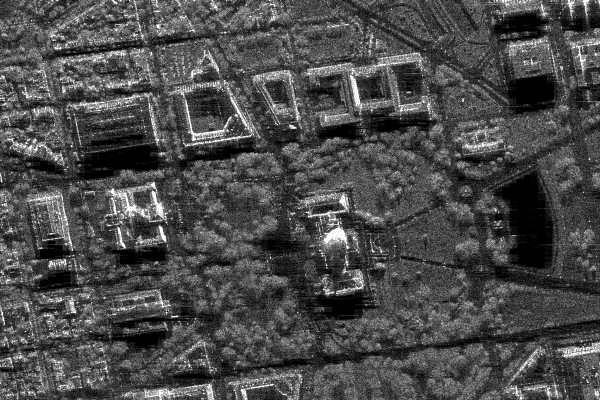
#> input picture sar_1_gray.jpg, 600 x 400 px
$ jupyter execute practice1_copy.ipynb
#> lines starting #> are read from the running program, lines starting #| are printed output that depends on the picture; long printed decimals are rounded
[cell 1]
import numpy as np
import cv2
import matplotlib.pyplot as plt
from skimage.metrics import structural_similarity, mean_squared_error

[cell 2]
# №1
image = cv2.imread('sar_1_gray.jpg')
#> image is the input picture: shape (400, 600, 3); min 0, max 255, mean 74.9
plt.imshow(image)

[cell 3]
# №2
histSize = 256
histRange = (0, 256)
accumulate = False

b_hist = cv2.calcHist([image], [0], None, [histSize], histRange, accumulate=accumulate)
#> b_hist = 256 values, max 3786 at index 1, min 40 at index 251, mean 937.5
plt.plot(b_hist)
#> figure, not shown here; curve peaks at x = 1, y = 3786

[cell 4]
# №3
def gamma_correct(img, gamma_pow) :
#> called with gamma_pow = 0.5
    img = img / 255.0
    result = np.power(img, gamma_pow)
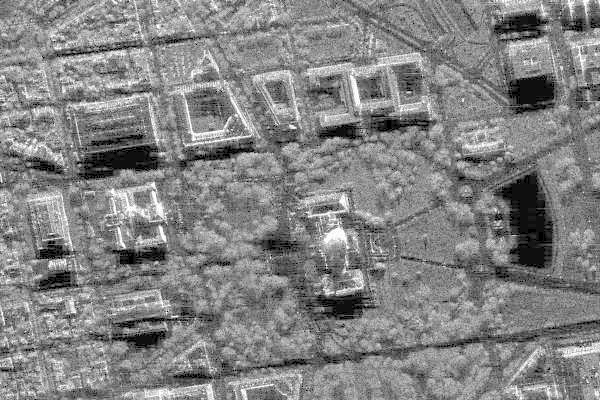
#> result: shape (400, 600, 3) float64; min 0, max 1, mean 0.514
    return (result * 255).astype(np.uint8)

gamma1 = gamma_correct(image, 0.5)
gamma2 = gamma_correct(image, 2.0)
#> call 2 of gamma_correct, with gamma_pow = 2
#> in gamma_correct (call 2), `result = np.power(img, gamma_pow)`:
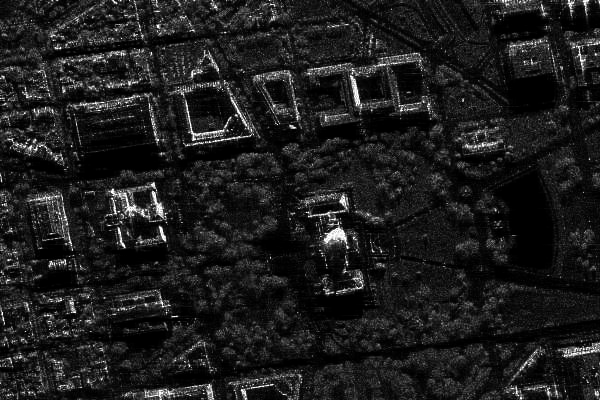
#> result: shape (400, 600, 3) float64; min 0, max 1, mean 0.116

[cell 5]
# №4
# сравнение со светлой версией
(ssim, diff) = structural_similarity(image, gamma1, full=True, win_size = 3)
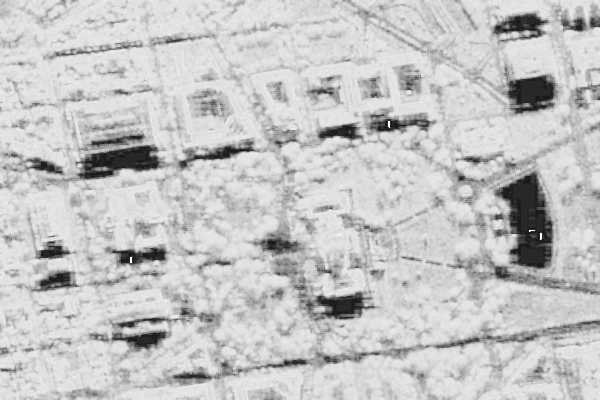
#> diff: shape (400, 600, 3) float64; min 0.0941, max 1, mean 0.774
#> ssim = 0.774
mse = mean_squared_error(image, gamma1)
#> mse = 3250.4
diff = (diff * 255).astype("uint8")
print("SSIM: {}".format(ssim))
#| SSIM: 0.7736
print("MSE: ", mse)
#| MSE:  3250.429
plt.imshow(diff)

[cell 6]
# сравнение с тёмной версией
(ssim, diff) = structural_similarity(image, gamma2, full=True, win_size = 3)
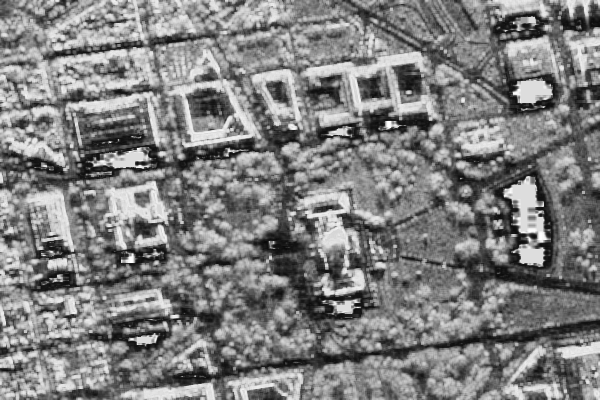
#> diff: shape (400, 600, 3) float64; min 0.0331, max 1, mean 0.502
#> ssim = 0.501
mse = mean_squared_error(image, gamma2)
#> mse = 2383.8
diff = (diff * 255).astype("uint8")
print("SSIM: {}".format(ssim))
#| SSIM: 0.5013
print("MSE: ", mse)
#| MSE:  2383.764
plt.imshow(diff)

[cell 7]
# №5
img_gray = cv2.imread('sar_1_gray.jpg', 0)
#> img_gray: shape (400, 600); min 0, max 255, mean 74.9
eq_gray = cv2.equalizeHist(img_gray)
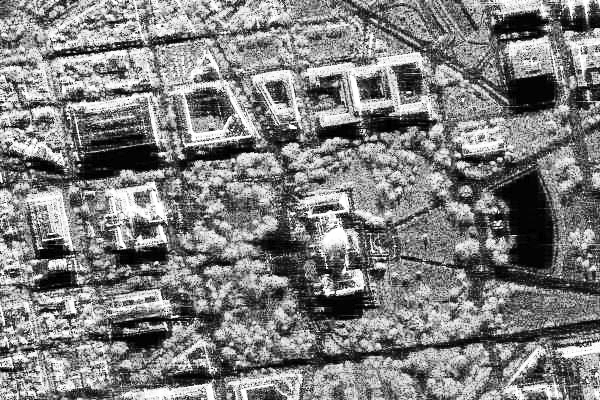
#> eq_gray: shape (400, 600); min 0, max 255, mean 127

E_t = img_gray.mean()
#> E_t = 74.94
D_t = img_gray.std()
#> D_t = 43.66
E_s = eq_gray.mean()
#> E_s = 127
D_s = eq_gray.std()
#> D_s = 74.27

image_corrected = (E_s + (img_gray - E_t) * (D_s / D_t)).clip(0, 255)
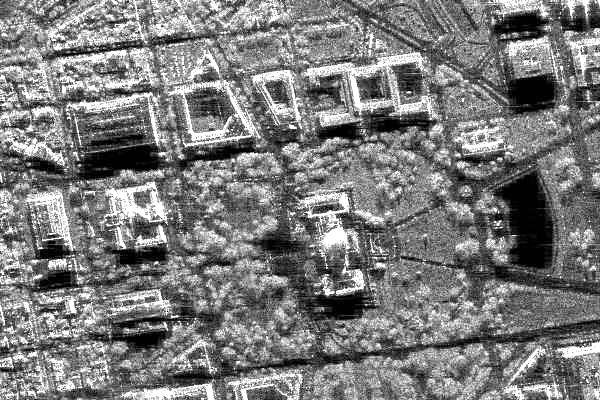
#> image_corrected: shape (400, 600) float64; min 0, max 255, mean 123.6
plt.imshow(image_corrected, cmap="gray")

[cell 8]
types = [cv2.THRESH_BINARY, cv2.THRESH_BINARY_INV, cv2.THRESH_TRUNC, cv2.THRESH_TOZERO, cv2.THRESH_TOZERO_INV]
values = [50, 100, 150, 200]

for type in types:
    for value in values:
        _,thresh = cv2.threshold(img_gray,value,255,type)
        plt.imshow(thresh, cmap='gray')
        plt.show()
#> this loop made 5 passes
#> pass 1, `plt.show()`:
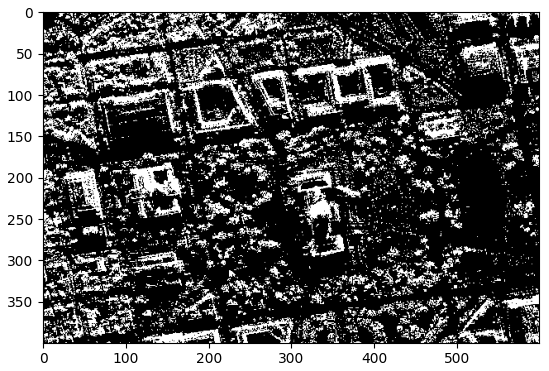
#> figure drawn by matplotlib, 1 panel
#> pass 1, `plt.show()`:
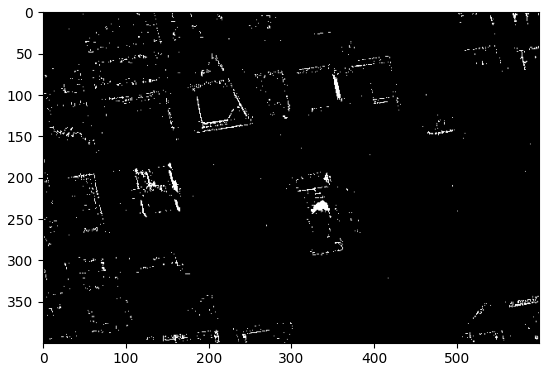
#> figure drawn by matplotlib, 1 panel
#> pass 2, `plt.show()`:
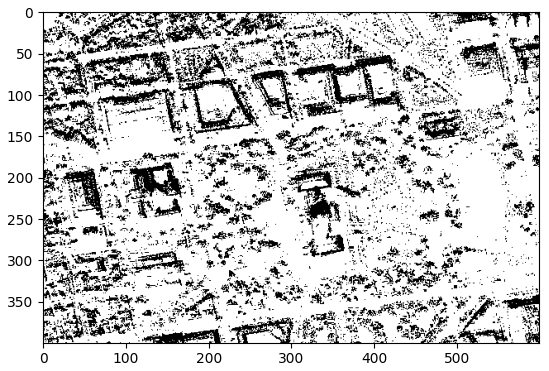
#> figure drawn by matplotlib, 1 panel
#> pass 2, `plt.show()`:
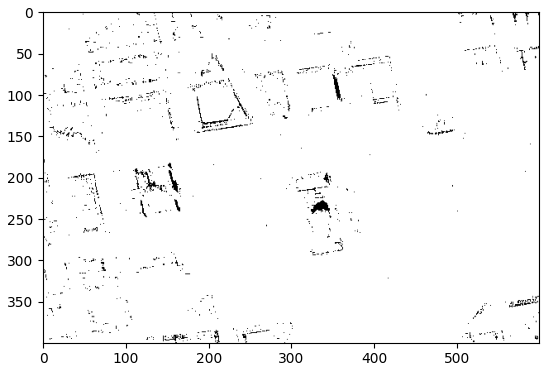
#> figure drawn by matplotlib, 1 panel
